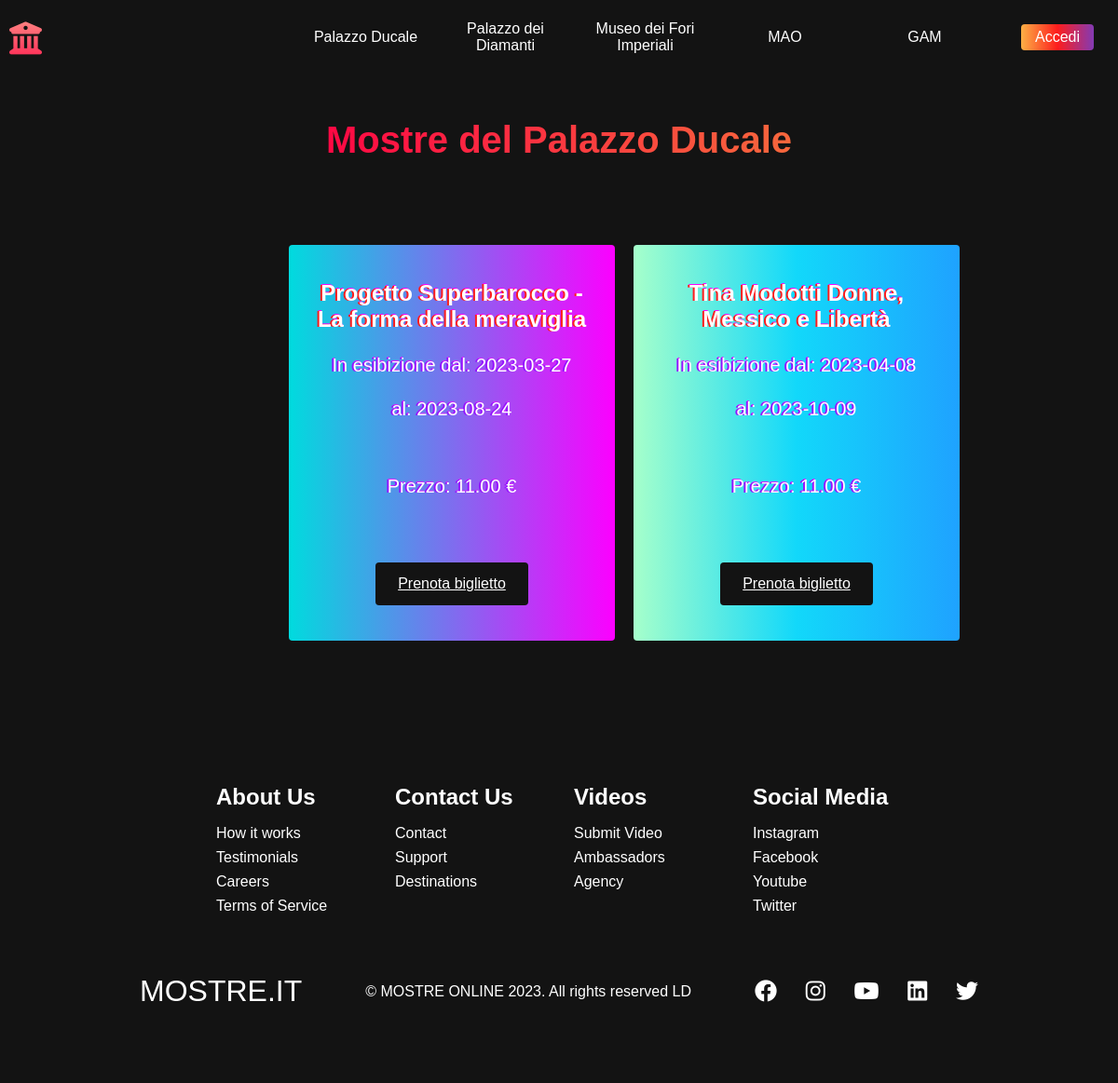
Page /views/mostre/mostre.php?id_sede=S000 on the committed database.
### tables this page shows
CREATE TABLE
    `sedi` (
        `COD_SEDE` varchar(4) NOT NULL,
        `NOME` varchar(70) DEFAULT NULL,
        `INDIRIZZO` varchar(30) DEFAULT NULL,
        `CITTA` varchar(25) DEFAULT NULL,
        `PROVINCIA` varchar(2) DEFAULT NULL,
        `TELEFONO` varchar(14) DEFAULT NULL,
        `CAPIENZA` int(5) DEFAULT NULL
    );

CREATE TABLE
    `mostre` (
        `COD_MOSTRA` varchar(4) NOT NULL,
        `TITOLO` varchar(70) DEFAULT NULL,
        `DATA_INIZIO` date DEFAULT NULL,
        `DATA_FINE` date DEFAULT NULL,
        `PREZZO` decimal(4, 2) DEFAULT NULL,
        `COD_SEDE` varchar(4) NOT NULL
    );

### views/mostre/mostre.php (the view, shortened to what this page needs)
<?php
require "../../config.php";
$id_sede = $_GET['id_sede'];
?>
<?php require "../header.php"; ?>
<form action="" method="post">
    <?php $data = $pdo->query("SELECT m.*, s.NOME
                                    FROM mostre as m
                                    INNER JOIN sedi as s
                                    ON m.COD_SEDE = s.COD_SEDE
                                    WHERE s.COD_SEDE = '$id_sede'")->fetchAll(); ?>
    <div class="services" id="services">
        <?php $result = $pdo->query("SELECT * FROM sedi WHERE COD_SEDE = '$id_sede'")->fetchAll(); ?>
        <?php foreach ($result as $row) : ?>
            <h1>Mostre del <?php echo $row['NOME']; ?></h1>
        <?php endforeach; ?>
        <div class="services__wrapper">
            <?php foreach ($data as $row) : ?>
                <div class="services__card">
                    <h2><?php echo $row['TITOLO']; ?></h2>
                    <p>In esibizione dal: <?php echo $row['DATA_INIZIO'] ?></p>
                    <p>al: <?php echo $row['DATA_FINE'] ?></p>
                    <br>
                    <br>
                    <p>Prezzo: <?php echo $row['PREZZO'] ?> €</p>
                    <div class="services__btn"><a href="../prenotazioni/prenotazioni.php?id_mostra=<?php echo $row['COD_MOSTRA'] ?>">Prenota biglietto</a></div>
                </div>
            <?php endforeach; ?>
        </div>
    </div>
</form>
<?php include('../footer.php'); ?>

### assets/css/homepage.css (style rules this page uses)
* { box-sizing: border-box; margin: 0; padding: 0; font-family: "Kumbh Sans", sans-serif; scroll-behavior: smooth; }
.services { background: #131313; display: flex; flex-direction: column; justify-content: center; align-items: center; height: 100%; padding: 3rem 0; }
.services h1 { background-color: #ff8177; background-image: linear-gradient(to right, #ff0844 0%, #f7673c 100%); background-size: 100%; -webkit-background-clip: text; -moz-background-clip: text; -webkit-text-fill-color: transparent; -moz-text-fill-color: transparent; margin-bottom: 5rem; font-size: 2.5rem; }
.services__wrapper { display: grid; grid-template-rows: auto 1fr auto; grid-template-columns: 1fr 1fr; width: 50%; justify-items: center; }
.services__card { display: flex; flex-direction: column; justify-content: center; width: 350px; height: 425px; margin: 10px; border-radius: 4px; color: #fff; background-image: linear-gradient(to right, #00dbde 0%, #fc00ff 100%); transition: 0.3s ease-in; text-align: center; }
.services__card:nth-child(2) { background: #1fa2ff; background: -webkit-linear-gradient(to right, #a6ffcb, #12d8fa, #1fa2ff); background: linear-gradient(to right, #a6ffcb, #12d8fa, #1fa2ff); }
.services__card h2 { text-align: center; padding: 0 20px; text-shadow: -2px 0 #fd1d1d, -1px -1px #fc00ff; }
.services__card p { text-align: center; margin-top: 24px; font-size: 20px; text-shadow: -2px 0 #9114ff, -1px -1px #da22ff; }
.services__btn { display: flex; justify-content: center; margin-top: 70px; }
.services__card a { color: #fff; padding: 14px 24px; border: none; outline: none; border-radius: 4px; background: #131313; font-size: 1rem; }
@media screen and (max-width: 1300px) { .services__wrapper { grid-template-columns: 1fr 1fr; } }

### rows in the picture
sedi: NOME "Palazzo Ducale"
mostre: TITOLO "Progetto Superbarocco - La forma della meraviglia", DATA_INIZIO "2023-03-27", DATA_FINE "2023-08-24", PREZZO "11.00"
mostre: TITOLO "Tina Modotti Donne, Messico e Libertà", DATA_INIZIO "2023-04-08", DATA_FINE "2023-10-09", PREZZO "11.00"
